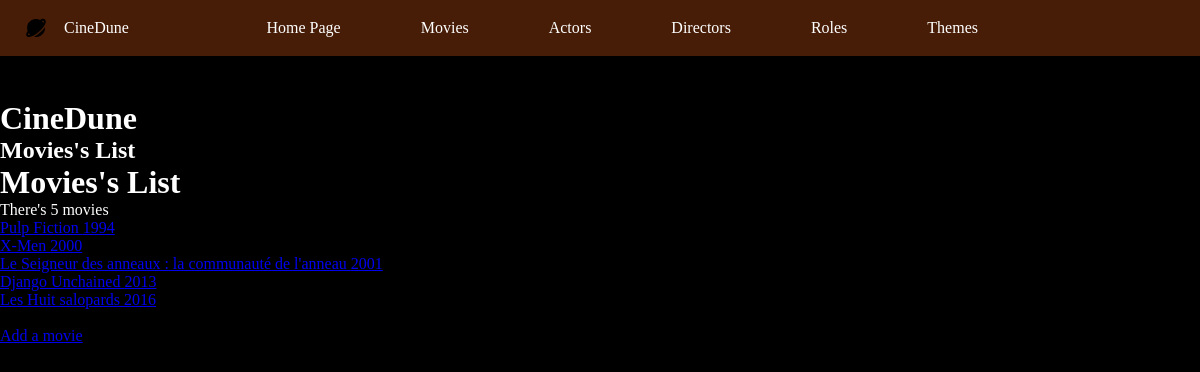
The app's page /index.php?action=listMovies, older data.
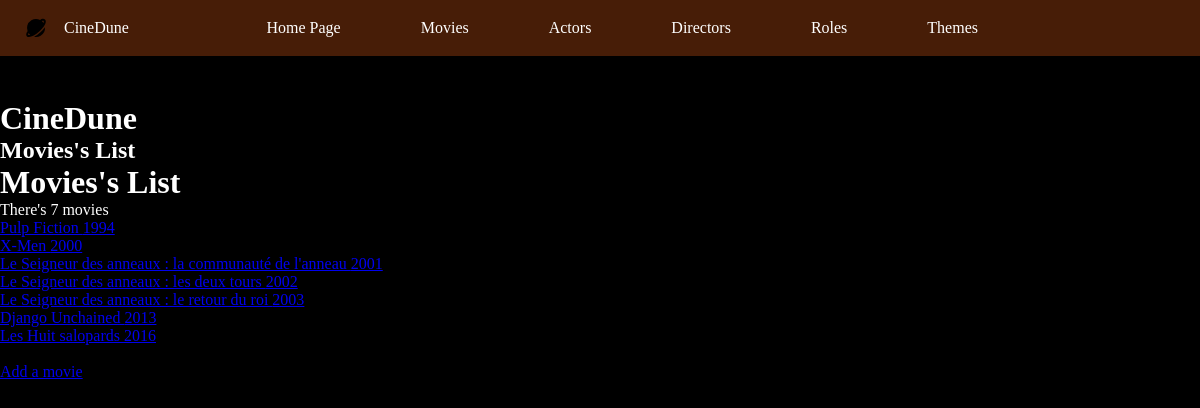
The same page, newer data.
### tables this page shows
CREATE TABLE IF NOT EXISTS `movie` (
  `idMovie` int NOT NULL AUTO_INCREMENT,
  `title` varchar(255) NOT NULL,
  `releaseYear` year NOT NULL,
  `duration` int NOT NULL DEFAULT '0',
  `note` float NOT NULL DEFAULT (0),
  `synopsis` text,
  `poster` varchar(255) NOT NULL,
  `idDirector` int NOT NULL,
  PRIMARY KEY (`idMovie`),
  KEY `idDirector` (`idDirector`),
  CONSTRAINT `FK1_movie_director` FOREIGN KEY (`idDirector`) REFERENCES `director` (`idDirector`)
);

### controller/MovieController.php (called while the page is built, shortened)
<?php
class MovieController
{
    public function listMovies()
    {
        $pdo = Connect::toLogIn();
        $requestMovies = $pdo->query("
        SELECT movie.idMovie, movie.title, movie.releaseYear, movie.duration, movie.note, movie.synopsis, movie.poster
        FROM movie
        ORDER BY releaseYear
        ");
        require "view/movies/listMovies.php";
    }
}

### view/movies/listMovies.php (the view, shortened to what this page needs)
<?php ob_start();
$movies = $requestMovies->fetchAll();
?>
<h1>Movies's List</h1>
<p>There's <?= $requestMovies->rowCount() ?> movies</p>
<?php
foreach($movies as $movie) {
?>
    <a href="index.php?action=moviesDetails&id=<?= $movie["idMovie"] ?>"><?= $movie["title"] . " " . $movie["releaseYear"] . "<br>" ?></a>
<?php
}
?>
<br>
<a href="index.php?action=addMovie">Add a movie</a>
<?php
require "view/template.php";

Row changes from the older to the newer data that the page shows:
added movie: title "Le Seigneur des anneaux : les deux tours", releaseYear "2002"
added movie: title "Le Seigneur des anneaux : le retour du roi", releaseYear "2003"
Text that changed along with them:
$requestMovies->rowCount(): "5" → "7"
